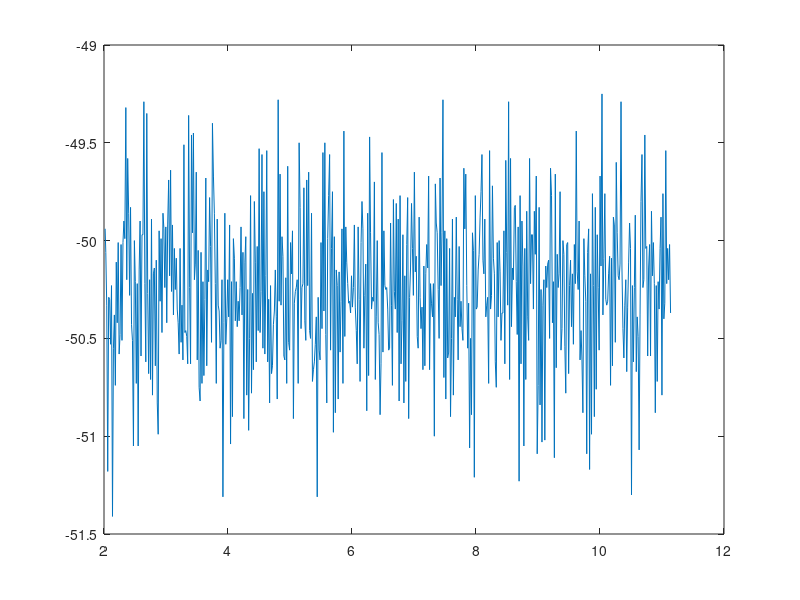

The MATLAB script that drew this image: (Note: this script raises an error after producing the figure.)
close all;
clear all;
clc;

Data1 = csvread('noMove15msContinuous2.csv');
Data1(:,2) = Data1(:,2);

Data1(:,1) = Data1(:,1)/1000;

plot(Data1(:,1),Data1(:,2))

figure;

format long

fs = 66.6;
fm = fs/2;
ns = 20000;
w = linspace(1,2*pi*fm,ns);
f = w/(2*pi);
wd = w/(2*fm);
s = tf('s');
z = tf('z');
H = 1.5340*10^9/(s^4+517.15*s^3+1.337235496*10^5*s^2+2.025521405*10^7*s+1.534053889*10^9);
%bodeplot(H)
%figure;
%% LOWPASS FILTER

  %Hs = (8.5009000*10^7*z^4+3.40036000*10^8*z^3+5.10054000*10^8*z^2+3.40036000*10^8*z+8.5009000*10^7)/(6.409741674*10^8*z^4+2.89405884*10^8*z^3+3.528825092*10^8*z^2+6.2981316*10^7*z+1.389052340*10^7)
  %Hs = (4.0996000*10^7*z^4+1.63984000*10^8*z^3+2.45976000*10^8*z^2+1.63984000*10^8*z+4.0996000*10^7)/(4.360218108*10^8*z^4+2.370653600*10^5*z^3+2.11920835*10^8*z^2+49717.36000*z+7.704136840*10^6)
%   30ms Hs = (4.099576169*10^7*z^4+1.639830468*10^8*z^3+2.459745701*10^8*z^2+1.639830468*10^8*z+4.099576169*10^7)/(3.08565976*10^8*z^4+1.400767645*10^8*z^3+1.700925742*10^8*z^2+3.049578912*10^7*z+6.701083335*10^6)
  Hs = (3.83500000*10^8*z^4+1.534000000*10^9*z^3+2.301000000*10^9*z^2+1.534000000*10^9*z+3.83500000*10^8)/(2.038443785*10^9*z^4+1.955484495*10^9*z^3+1.586493482*10^9*z^2+4.80579825*10^8*z+7.5213969*10^7)
  [num,den] = tfdata(Hs);
  num = num{1};%/(2.038e09);
  den = den{1};%/(2.038e09);
 %H = tf(num, den, 0.015, 'variable', 'z^-1')
%den

 H_freq = freqz(num, den, wd);
 magdb = 20*log10(abs(H_freq));

%bodeplot(Hs)
% 
%semilogx(f, magdb)
% 
% grid;
 %figure;

%% Test filter algorithm
BUF0 = 0;
BUF1 = 0;
BUF2 = 0;
BUF3 = 0;
BUF4 = 0;

a1 = 0.9595;
a2 = 0.7785;
a3 = 0.2358;
a4 = 0.03691;

b0 = 0.1882;
b1 = 0.7527;
b2 = 1.129;
b3 = 0.7527;
b4 = 0.1882;

input = Data1(:,2);
output = zeros(596,1);
for i=1:596
   BUF0 = input(i) - (a1*BUF1 + a2*BUF2 + a3*BUF3 + a4*BUF4);
   output(i) = BUF0*b0 + b1*BUF1 + b2*BUF2 + b3*BUF3 + b4*BUF4;
   BUF4 = BUF3;
   BUF3 = BUF2;
   BUF2 = BUF1;
   BUF1 = BUF0;
end

% plot(Data1(:,1),Data1(:,2), 'b',Data1(:,1),output, 'r')
% 
%  figure;
%scatter(Data1(:,2),output)

%% FFT without filter
% scatter(Data1(:,2),Data1(:,1));
% figure;
% 
 input = Data1(:,2);
%  
%  %input_fft = mag2db(abs(fft(input)));
  input_fft = mag2db(2/length(input)*abs(fft(input)));
  freq = linspace(0,66.6,length(input_fft));
% plot(freq,input_fft);
%  figure;
% spectrogram(input,hamming(20),19,100,40,'yaxis') %fft for hvert sekund (40)
% % 
%  figure;

%% Make it B-E-Autiful
%plot(Data1(:,1),Data1(:,2), 'b',Data1(:,1),output, 'r')
%plot(Data1(:,1),Data1(:,2)) %Original data
%bodemag(H)
%semilogx(f, magdb)
plot(freq,input_fft)
xlim([-0.2 33.3])
%legend('Measured data', 'Location', 'northwest' )
%semilogx(f, magdb)

%ylim([-51.5 -49])

%Title and axis labels added

title('FFT of Stationary Measurements', 'fontsize', 13)
xlabel('Frequency [Hz]', 'fontsize', 12)
ylabel('Magnitude [dB]','fontsize', 12)

grid on;
set(gca,'GridLineStyle',':', 'GridColor', 'k', 'GridAlpha', .6)

%% FFT with filter
 %inputfilter = output;

% %input_fft = mag2db(abs(fft(input)));
%  input_fft = mag2db(2/length(inputfilter)*abs(fft(inputfilter)));
%  freq = linspace(0,40,length(input_fft));
%  plot(freq,input_fft);
%  figure;
% spectrogram(output,hamming(20),19,100,40,'yaxis') %fft for hvert sekund (40)
% 
% %figure;

% %plot(Data1(:,2),Data1(:,1),Data1(:,2),output, 'r')
% %figure;

